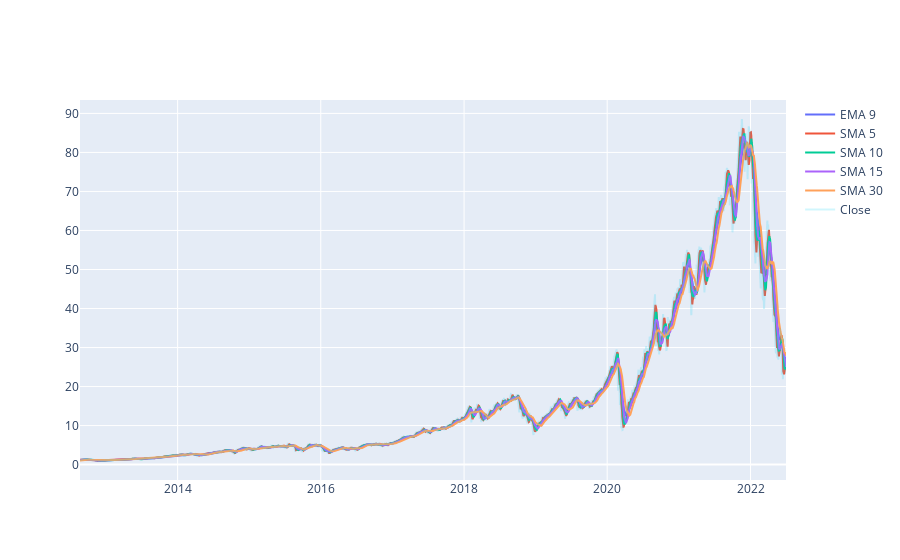
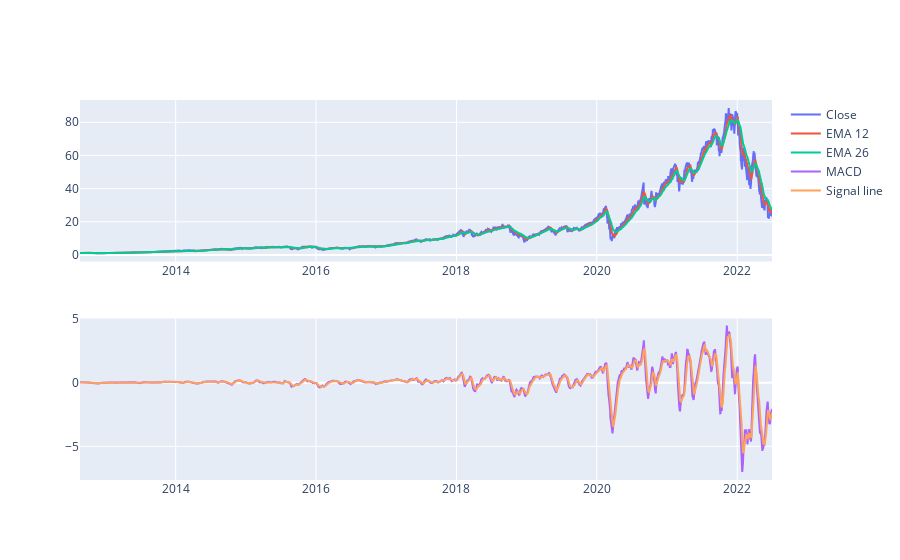
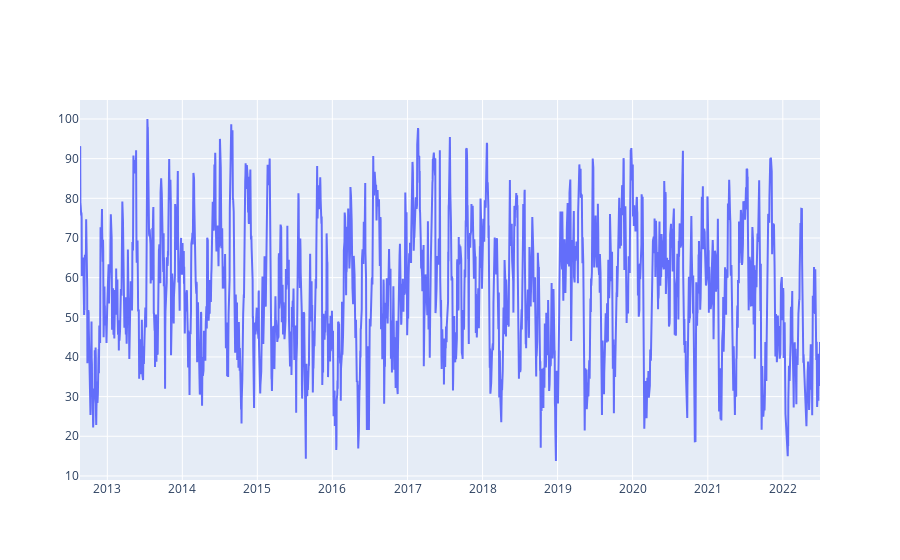

Notebook cell for these charts, in order:
### Code cell
displayMA(df)
displayMacd(df)
displayRSI(df)

### Figure 1 — Plotly figure (JSON) as saved in the notebook; plotly's stock layout.template omitted (floating-point values rounded to 4 significant figures; data arrays with more than 128 entries replaced by an {"elided": "..."} marker saying what was removed)
{"data": [{"name": "EMA 9", "type": "scatter", "x": {"elided": "2482 str values"}, "y": {"elided": "2482 float values"}}, {"name": "SMA 5", "type": "scatter", "x": {"elided": "2482 str values"}, "y": {"elided": "2482 float values"}}, {"name": "SMA 10", "type": "scatter", "x": {"elided": "2482 str values"}, "y": {"elided": "2482 float values"}}, {"name": "SMA 15", "type": "scatter", "x": {"elided": "2482 str values"}, "y": {"elided": "2482 float values"}}, {"name": "SMA 30", "type": "scatter", "x": {"elided": "2482 str values"}, "y": {"elided": "2482 float values"}}, {"name": "Close", "opacity": 0.2, "type": "scatter", "x": {"elided": "2482 str values"}, "y": {"elided": "2482 float values"}}], "layout": {}}

### Figure 2 — Plotly figure (JSON) as saved in the notebook; plotly's stock layout.template omitted (floating-point values rounded to 4 significant figures; data arrays with more than 128 entries replaced by an {"elided": "..."} marker saying what was removed)
{"data": [{"name": "Close", "type": "scatter", "x": {"elided": "2482 str values"}, "xaxis": "x", "y": {"elided": "2482 float values"}, "yaxis": "y"}, {"name": "EMA 12", "type": "scatter", "x": {"elided": "2482 str values"}, "xaxis": "x", "y": {"elided": "2482 float values"}, "yaxis": "y"}, {"name": "EMA 26", "type": "scatter", "x": {"elided": "2482 str values"}, "xaxis": "x", "y": {"elided": "2482 float values"}, "yaxis": "y"}, {"name": "MACD", "type": "scatter", "x": {"elided": "2482 str values"}, "xaxis": "x2", "y": {"elided": "2482 float values"}, "yaxis": "y2"}, {"name": "Signal line", "type": "scatter", "x": {"elided": "2482 str values"}, "xaxis": "x2", "y": {"elided": "2482 float values"}, "yaxis": "y2"}], "layout": {"xaxis": {"anchor": "y", "domain": [0, 1]}, "xaxis2": {"anchor": "y2", "domain": [0, 1]}, "yaxis": {"anchor": "x", "domain": [0.575, 1]}, "yaxis2": {"anchor": "x2", "domain": [0, 0.425]}}}

### Figure 3 — Plotly figure (JSON) as saved in the notebook; plotly's stock layout.template omitted (floating-point values rounded to 4 significant figures; data arrays with more than 128 entries replaced by an {"elided": "..."} marker saying what was removed)
{"data": [{"name": "RSI", "type": "scatter", "x": {"elided": "2482 str values"}, "y": {"elided": "2482 float values"}}], "layout": {}}
